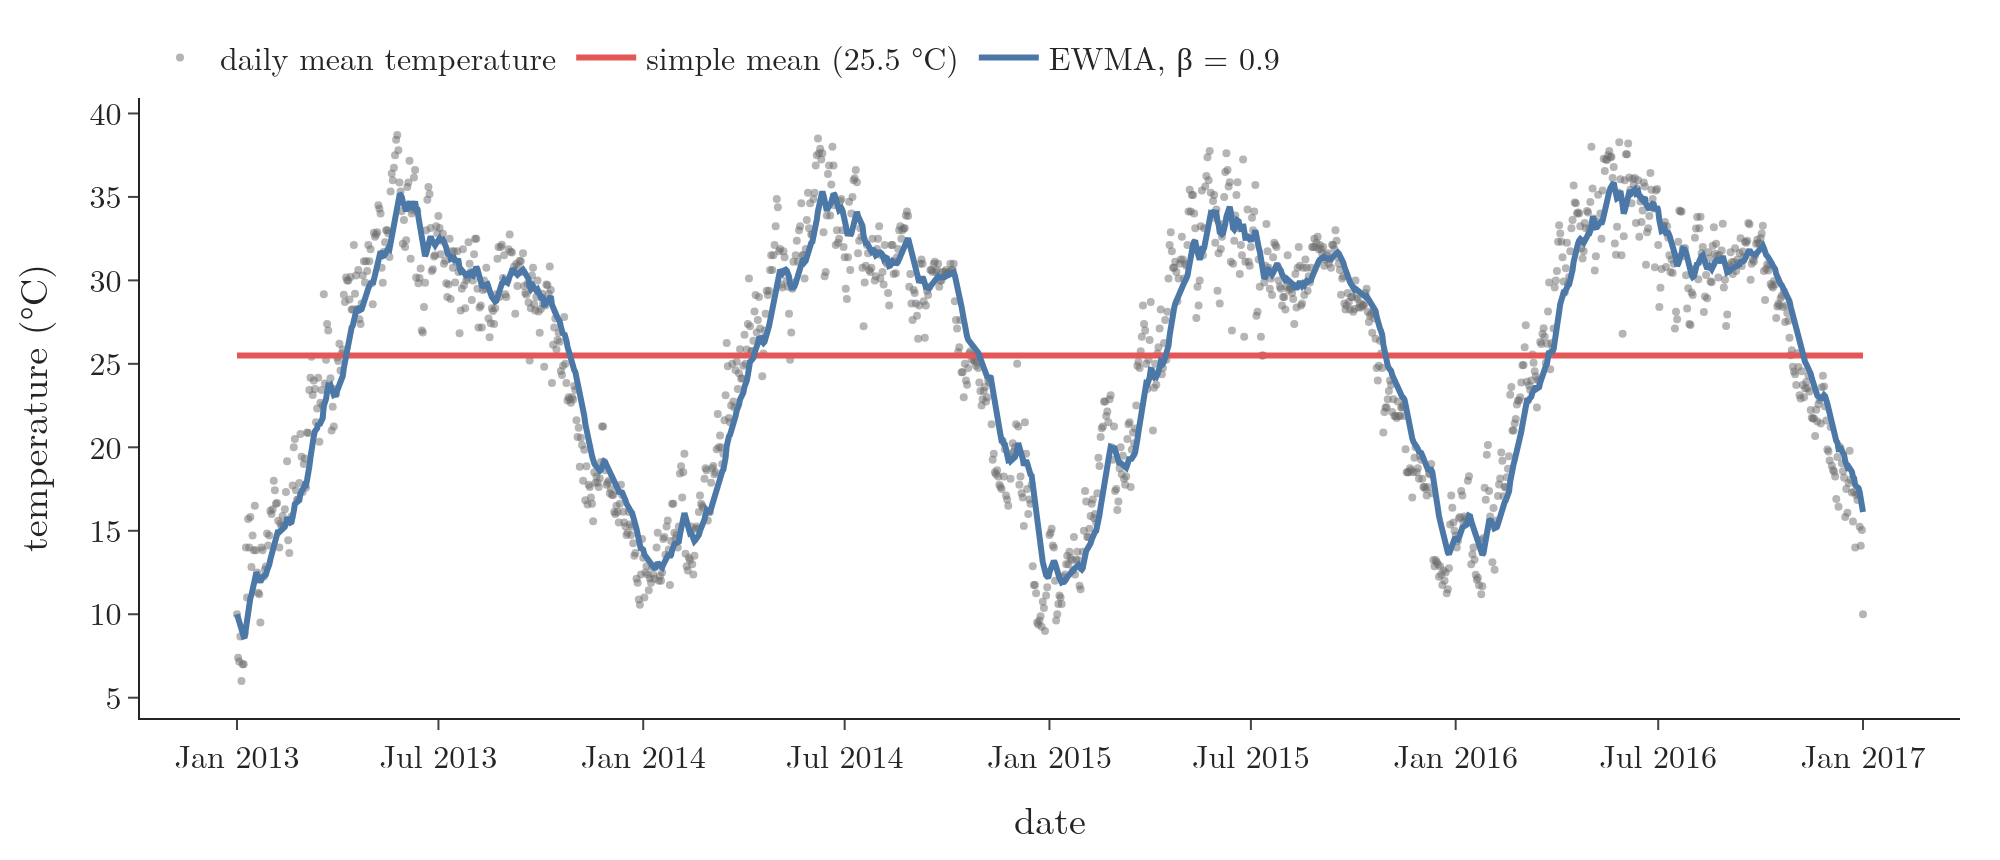

Write the Python code that produced this figure.
"""Delhi daily mean temperature (2013-2016) with its simple mean and its EWMA, beta = 0.9 (Plotly)."""
from pathlib import Path
import numpy as np
import pandas as pd
import plotly.graph_objects as go
from common import BLUE, RED, GREY, FONT

here = Path(__file__).parent
d = pd.read_csv(here.parent / "data" / "delhi_climate.csv", parse_dates=["date"])
theta = d.meantemp.to_numpy()
v, beta = theta[0], 0.9                       # start: V_0 = theta_1
ewma = []
for t in theta:
    v = beta * v + (1 - beta) * t
    ewma.append(v)

fig = go.Figure()
fig.add_trace(go.Scatter(x=d.date, y=theta, mode="markers", name="daily mean temperature",
                         marker=dict(color=GREY, size=4, opacity=0.5)))
fig.add_trace(go.Scatter(x=d.date, y=[theta.mean()] * len(d), name=f"simple mean ({theta.mean():.1f} °C)",
                         line=dict(color=RED, width=3)))
fig.add_trace(go.Scatter(x=d.date, y=ewma, name="EWMA, β = 0.9", line=dict(color=BLUE, width=3)))
fig.update_layout(template="simple_white", width=1000, height=430, font=FONT,
                  yaxis=dict(title="temperature (°C)"), xaxis=dict(title="date"),
                  legend=dict(orientation="h", x=0, y=1.12), margin=dict(l=70, r=20, t=40, b=60))
fig.write_image(here / "ewma_delhi.png", scale=2)
fig.write_image(here / "ewma_delhi.pdf")
